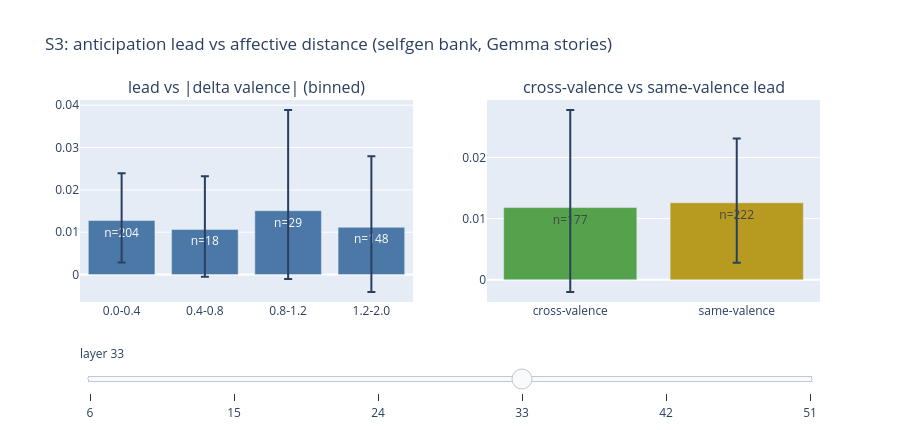

The notebook cell saved with this chart:
### Markdown cell above
## S3 — Does tracking follow affective distance?

Family labels bundle several things at once. The cleaner question: for a
transition from emotion X to emotion Y, does detection scale with **how far
apart X and Y sit in valence-arousal space** (NRC VAD v2.1)? Two cuts: the
anticipation lead binned by VAD distance, and the headline contrast
cross-valence vs same-valence transitions.

### Code cell
# this cell relates each transition's R1 lead (selfgen bank, primary arm)
# to the VAD geometry of its from->to pair
leads, trows = true_leads("it_v2", "selfgen")
have_vad = [i for i, r in enumerate(trows) if r["from_emotion"] in VAD and r["to_emotion"] in VAD]
dval = np.array([abs(VAD[trows[i]["to_emotion"]][0] - VAD[trows[i]["from_emotion"]][0]) for i in have_vad])
darr = np.array([abs(VAD[trows[i]["to_emotion"]][1] - VAD[trows[i]["from_emotion"]][1]) for i in have_vad])
cross_val = np.array([
    (VAD[trows[i]["from_emotion"]][0] > 0) != (VAD[trows[i]["to_emotion"]][0] > 0) for i in have_vad
])
tid = [trows[i]["triple_id"] for i in have_vad]

fig = make_subplots(rows=1, cols=2, subplot_titles=[
    "lead vs |delta valence| (binned)", "cross-valence vs same-valence lead",
])
S3 = {}
edges = np.array([0.0, 0.4, 0.8, 1.2, 2.0])
centers = [f"{a:.1f}-{b:.1f}" for a, b in zip(edges[:-1], edges[1:])]
for li, layer in enumerate(LAYERS):
    lead_l = leads[have_vad, li]
    binned = []
    for a, b in zip(edges[:-1], edges[1:]):
        m = (dval >= a) & (dval < b)
        ci = cluster_boot_ci(lead_l[m], [t for t, mm in zip(tid, m) if mm]) if m.sum() > 5 else (np.nan, np.nan)
        binned.append((float(lead_l[m].mean()) if m.any() else np.nan, ci, int(m.sum())))
    r_val = float(np.corrcoef(dval, lead_l)[0, 1])
    r_arr = float(np.corrcoef(darr, lead_l)[0, 1])
    cuts = {}
    for name, mask in [("cross-valence", cross_val), ("same-valence", ~cross_val)]:
        ci = cluster_boot_ci(lead_l[mask], [t for t, mm in zip(tid, mask) if mm])
        cuts[name] = (float(lead_l[mask].mean()), ci, int(mask.sum()))
    S3[layer] = {"binned": binned, "r_dval": r_val, "r_darr": r_arr, "cuts": cuts}
    fig.add_trace(go.Bar(
        x=centers, y=[b[0] for b in binned], marker_color="#4c78a8",
        error_y=dict(array=[b[1][1] - b[0] for b in binned], arrayminus=[b[0] - b[1][0] for b in binned]),
        text=[f"n={b[2]}" for b in binned], showlegend=False,
    ), row=1, col=1)
    fig.add_trace(go.Bar(
        x=list(cuts), y=[cuts[k][0] for k in cuts], marker_color=["#54a24b", "#b79a20"],
        error_y=dict(array=[cuts[k][1][1] - cuts[k][0] for k in cuts],
                     arrayminus=[cuts[k][0] - cuts[k][1][0] for k in cuts]),
        text=[f"n={cuts[k][2]}" for k in cuts], showlegend=False,
    ), row=1, col=2)
fig.update_layout(height=430, title="S3: anticipation lead vs affective distance (selfgen bank, Gemma stories)")
layer_slider(fig, traces_per_layer=2)
fig.show()
print("pearson r(lead, |dV|) and r(lead, |dA|) per layer:")
for layer in LAYERS:
    print(f"  L{layer}: r_dval={S3[layer]['r_dval']:+.3f}  r_darr={S3[layer]['r_darr']:+.3f}")

### Figure 1 — Plotly figure (JSON) as saved in the notebook; plotly's stock layout.template omitted (floating-point values rounded to 4 significant figures)
{"data": [{"error_y": {"array": [0.008464, 0.01495, 0.02705, 0.01195], "arrayminus": [0.008964, 0.01612, 0.02627, 0.01319]}, "marker": {"color": "#4c78a8"}, "showlegend": false, "text": ["n=204", "n=18", "n=29", "n=148"], "type": "bar", "visible": false, "x": ["0.0-0.4", "0.4-0.8", "0.8-1.2", "1.2-2.0"], "xaxis": "x", "y": [0.009621, -0.01884, 0.005827, 0.01122], "yaxis": "y"}, {"error_y": {"array": [0.01063, 0.007733], "arrayminus": [0.01016, 0.008413]}, "marker": {"color": ["#54a24b", "#b79a20"]}, "showlegend": false, "text": ["n=177", "n=222"], "type": "bar", "visible": false, "x": ["cross-valence", "same-valence"], "xaxis": "x2", "y": [0.01034, 0.007314], "yaxis": "y2"}, {"error_y": {"array": [0.01466, 0.04039, 0.02269, 0.01662], "arrayminus": [0.01539, 0.04659, 0.01601, 0.01891]}, "marker": {"color": "#4c78a8"}, "showlegend": false, "text": ["n=204", "n=18", "n=29", "n=148"], "type": "bar", "visible": false, "x": ["0.0-0.4", "0.4-0.8", "0.8-1.2", "1.2-2.0"], "xaxis": "x", "y": [0.00936, -0.04683, -0.02027, 0.0167], "yaxis": "y"}, {"error_y": {"array": [0.01533, 0.01522], "arrayminus": [0.01725, 0.01586]}, "marker": {"color": ["#54a24b", "#b79a20"]}, "showlegend": false, "text": ["n=177", "n=222"], "type": "bar", "visible": false, "x": ["cross-valence", "same-valence"], "xaxis": "x2", "y": [0.01064, 0.004804], "yaxis": "y2"}, {"error_y": {"array": [0.01097, 0.03051, 0.01679, 0.01355], "arrayminus": [0.01075, 0.03688, 0.02756, 0.01119]}, "marker": {"color": "#4c78a8"}, "showlegend": false, "text": ["n=204", "n=18", "n=29", "n=148"], "type": "bar", "visible": false, "x": ["0.0-0.4", "0.4-0.8", "0.8-1.2", "1.2-2.0"], "xaxis": "x", "y": [0.005231, -0.00224, -0.008186, 0.02601], "yaxis": "y"}, {"error_y": {"array": [0.01235, 0.01147], "arrayminus": [0.01043, 0.01005]}, "marker": {"color": ["#54a24b", "#b79a20"]}, "showlegend": false, "text": ["n=177", "n=222"], "type": "bar", "visible": false, "x": ["cross-valence", "same-valence"], "xaxis": "x2", "y": [0.02041, 0.004625], "yaxis": "y2"}, {"error_y": {"array": [0.01118, 0.01258, 0.02375, 0.0168], "arrayminus": [0.009875, 0.0112, 0.01614, 0.01525]}, "marker": {"color": "#4c78a8"}, "showlegend": false, "text": ["n=204", "n=18", "n=29", "n=148"], "type": "bar", "visible": true, "x": ["0.0-0.4", "0.4-0.8", "0.8-1.2", "1.2-2.0"], "xaxis": "x", "y": [0.01275, 0.01066, 0.01508, 0.01116], "yaxis": "y"}, {"error_y": {"array": [0.01594, 0.01053], "arrayminus": [0.01379, 0.009796]}, "marker": {"color": ["#54a24b", "#b79a20"]}, "showlegend": false, "text": ["n=177", "n=222"], "type": "bar", "visible": true, "x": ["cross-valence", "same-valence"], "xaxis": "x2", "y": [0.01181, 0.01258], "yaxis": "y2"}, {"error_y": {"array": [0.01287, 0.0566, 0.0275, 0.01317], "arrayminus": [0.01257, 0.04886, 0.03064, 0.01255]}, "marker": {"color": "#4c78a8"}, "showlegend": false, "text": ["n=204", "n=18", "n=29", "n=148"], "type": "bar", "visible": false, "x": ["0.0-0.4", "0.4-0.8", "0.8-1.2", "1.2-2.0"], "xaxis": "x", "y": [-0.002574, -0.01852, 0.0002898, 0.02578], "yaxis": "y"}, {"error_y": {"array": [0.01268, 0.01336], "arrayminus": [0.0118, 0.01206]}, "marker": {"color": ["#54a24b", "#b79a20"]}, "showlegend": false, "text": ["n=177", "n=222"], "type": "bar", "visible": false, "x": ["cross-valence", "same-valence"], "xaxis": "x2", "y": [0.0216, -0.003867], "yaxis": "y2"}, {"error_y": {"array": [0.009922, 0.05895, 0.02787, 0.007909], "arrayminus": [0.01019, 0.03519, 0.03812, 0.008114]}, "marker": {"color": "#4c78a8"}, "showlegend": false, "text": ["n=204", "n=18", "n=29", "n=148"], "type": "bar", "visible": false, "x": ["0.0-0.4", "0.4-0.8", "0.8-1.2", "1.2-2.0"], "xaxis": "x", "y": [-0.0068, -0.03377, -0.003635, 0.02717], "yaxis": "y"}, {"error_y": {"array": [0.00861, 0.01177], "arrayminus": [0.008977, 0.01113]}, "marker": {"color": ["#54a24b", "#b79a20"]}, "showlegend": false, "text": ["n=177", "n=222"], "type": "bar", "visible": false, "x": ["cross-valence", "same-valence"], "xaxis": "x2", "y": [0.02212, -0.008986], "yaxis": "y2"}], "layout": {"annotations": [{"font": {"size": 16}, "showarrow": false, "text": "lead vs |delta valence| (binned)", "x": 0.225, "xanchor": "center", "xref": "paper", "y": 1.0, "yanchor": "bottom", "yref": "paper"}, {"font": {"size": 16}, "showarrow": false, "text": "cross-valence vs same-valence lead", "x": 0.775, "xanchor": "center", "xref": "paper", "y": 1.0, "yanchor": "bottom", "yref": "paper"}], "height": 430, "sliders": [{"active": 3, "currentvalue": {"prefix": "layer "}, "pad": {"t": 40}, "steps": [{"args": [{"visible": [true, true, false, false, false, false, false, false, false, false, false, false]}], "label": "6", "method": "update"}, {"args": [{"visible": [false, false, true, true, false, false, false, false, false, false, false, false]}], "label": "15", "method": "update"}, {"args": [{"visible": [false, false, false, false, true, true, false, false, false, false, false, false]}], "label": "24", "method": "update"}, {"args": [{"visible": [false, false, false, false, false, false, true, true, false, false, false, false]}], "label": "33", "method": "update"}, {"args": [{"visible": [false, false, false, false, false, false, false, false, true, true, false, false]}], "label": "42", "method": "update"}, {"args": [{"visible": [false, false, false, false, false, false, false, false, false, false, true, true]}], "label": "51", "method": "update"}]}], "title": {"text": "S3: anticipation lead vs affective distance (selfgen bank, Gemma stories)"}, "xaxis": {"anchor": "y", "domain": [0.0, 0.45]}, "xaxis2": {"anchor": "y2", "domain": [0.55, 1.0]}, "yaxis": {"anchor": "x", "domain": [0.0, 1.0]}, "yaxis2": {"anchor": "x2", "domain": [0.0, 1.0]}}}
